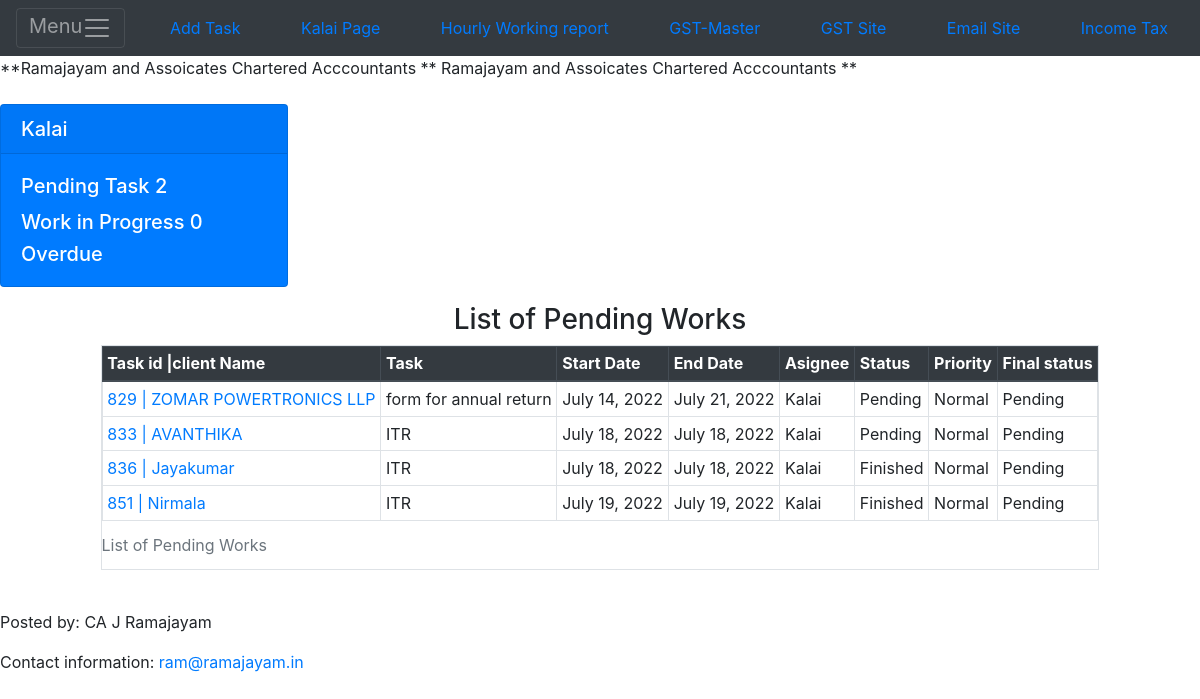
The app's page /todolist/kalai (signed in) with its own data.
### todolist_app/models.py (models this page shows, shortened)
class Tasklist(models.Model):
    clientname= models.CharField(max_length=100,null=True,blank=True)
    task = models.CharField(max_length=100)
    startdate = models.DateField(default=timezone.now, blank=True, null=True)
    enddate = models.DateField(blank=True, null=True)
    assignee = models.CharField(max_length=30)
    status = models.CharField(max_length=30)
    priority = models.CharField(max_length=100,null=True)
    fstatus = models.BooleanField(default=False)

### todolist_app/views.py (the view)
# urls.py: path('kalai', views.todolist6, name='todolist6'),
@login_required
def todolist6(request):
    all_tasks = Tasklist.objects.filter(assignee ='Kalai').all()
    countkalaipending = Tasklist.objects.filter(assignee = 'Kalai').filter(status = 'Pending').count()
    countkalaiwip = Tasklist.objects.filter(assignee = 'Kalai').filter(status = 'Work in Progress').count()
    context = {
        'all_tasks': all_tasks,
        'countkalaipending': countkalaipending,
        'countkalaiwip': countkalaiwip,
    }
    return render(request, 'kalaipage.html',context)

### todolist_app/templates/kalaipage.html (shortened to what this page needs)
{% extends 'base2.html' %}
{% block content %}
    <marquee direction="scroll">**Ramajayam and Assoicates Chartered Acccountants ** Ramajayam and Assoicates Chartered Acccountants ** </marquee>
<br/>
<div class="card-group">
<div class="card text-white bg-primary mb-3" style="max-width: 18rem;">
  <h5  class="card-header">Kalai</h5>
  <div class="card-body">
    <h5 class="card-title">Pending Task {{ countkalaipending }}</h5>
    <h5 class="card-text"> Work in Progress {{ countkalaiwip }}</h5>
    <h5 class="card-text"> Overdue</h5>
  </div>
</div>
</div>
<div class="row justify-content-center">
    <div class="col-auto">
    <table class="table table-bordered table-hover table-sm table-responsive"  >
        <center><h3>List of Pending Works</h3></center>
            <caption>List of Pending Works</caption>
            <thead class="thead-dark">
                <tr>
                    <th scope="col">Task id |client Name</th>
                    <th scope="col">Task</th>
                    <th scope="col">Start Date</th>
                    <th scope="col">End Date</th>
                    <th scope="col">Asignee</th>
                    <th scope="col">Status</th>
                    <th scope="col">Priority</th>
                    <th scope="col">Final status</th>
                </tr>
            </thead>
            <tbody>
                {% if all_tasks %}
                    {% for obj in all_tasks %}
                        {% if obj.fstatus %}
                        {% else %}
                            <tr>
                                <td><a href="{% url 'edit_task' obj.id %}">{{ obj.id  }} | {{ obj.clientname  }}</a></td>
                                <td>{{ obj.task  }} </a> </td>
                                <td>{{ obj.startdate  }}</td>
                                <td>{{ obj.enddate  }}</td>
                                <td>{{ obj.assignee  }}</td>
                                <td>{{ obj.status  }}</td>
                                <td>{{ obj.priority  }}</td>
                                <td>Pending</td>
                            </tr>
                        {% endif %}
                    {% endfor %}
                {% endif%}
            </tbody>
        </table>
    </div>
  </div><br>
{% endblock content %}

### records on screen
Tasklist: id "829", clientname "ZOMAR POWERTRONICS LLP", task "form for annual return", startdate "July 14, 2022", enddate "July 21, 2022", assignee "Kalai", status "Pending", priority "Normal"
Tasklist: id "833", clientname "AVANTHIKA", task "ITR", startdate "July 18, 2022", enddate "July 18, 2022", assignee "Kalai", status "Pending", priority "Normal"
Tasklist: id "836", clientname "Jayakumar", task "ITR", startdate "July 18, 2022", enddate "July 18, 2022", assignee "Kalai", status "Finished", priority "Normal"
Tasklist: id "851", clientname "Nirmala", task "ITR", startdate "July 19, 2022", enddate "July 19, 2022", assignee "Kalai", status "Finished", priority "Normal"

### other values on screen
{{ countkalaipending }} "2"
{{ countkalaiwip }} "0"
